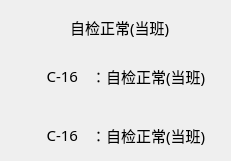
   <widget class="QWidget" name="verticalLayoutWidget_9">
    <property name="geometry">
     <rect>
      <x>1360</x>
      <y>830</y>
      <width>231</width>
      <height>161</height>
     </rect>
    </property>
    <layout class="QVBoxLayout" name="verticalLayout_16">
     <item>
      <layout class="QHBoxLayout" name="horizontalLayout_61">
       <item>
        <spacer name="horizontalSpacer_13">
         <property name="orientation">
          <enum>Qt::Horizontal</enum>
         </property>
         <property name="sizeHint" stdset="0">
          <size>
           <width>40</width>
           <height>20</height>
          </size>
         </property>
        </spacer>
       </item>
       <item>
        <widget class="QLabel" name="label_2101">
         <property name="minimumSize">
          <size>
           <width>33</width>
           <height>33</height>
          </size>
         </property>
         <property name="maximumSize">
          <size>
           <width>33</width>
           <height>33</height>
          </size>
         </property>
         <property name="styleSheet">
          <string notr="true">border-image: url(:/img/false.png);</string>
         </property>
         <property name="text">
          <string/>
         </property>
        </widget>
       </item>
       <item>
        <widget class="QLabel" name="label_1171">
         <property name="minimumSize">
          <size>
           <width>150</width>
           <height>30</height>
          </size>
         </property>
         <property name="maximumSize">
          <size>
           <width>150</width>
           <height>30</height>
          </size>
         </property>
         <property name="font">
          <font>
           <family>宋体</family>
           <pointsize>11</pointsize>
          </font>
         </property>
         <property name="text">
          <string>自检正常(当班)</string>
         </property>
        </widget>
       </item>
      </layout>
     </item>
     <item>
      <spacer name="verticalSpacer_20">
       <property name="orientation">
        <enum>Qt::Vertical</enum>
       </property>
       <property name="sizeHint" stdset="0">
        <size>
         <width>20</width>
         <height>40</height>
        </size>
       </property>
      </spacer>
     </item>
     <item>
      <layout class="QHBoxLayout" name="horizontalLayout_62">
       <item>
        <widget class="QLabel" name="label_1181">
         <property name="minimumSize">
          <size>
           <width>60</width>
           <height>30</height>
          </size>
         </property>
         <property name="maximumSize">
          <size>
           <width>60</width>
           <height>30</height>
          </size>
         </property>
         <property name="font">
          <font>
           <family>宋体</family>
           <pointsize>11</pointsize>
          </font>
         </property>
         <property name="text">
          <string>C-16</string>
         </property>
         <property name="alignment">
          <set>Qt::AlignRight|Qt::AlignTrailing|Qt::AlignVCenter</set>
         </property>
        </widget>
       </item>
       <item>
        <widget class="QLabel" name="label_1191">
         <property name="minimumSize">
          <size>
           <width>120</width>
           <height>30</height>
          </size>
         </property>
         <property name="maximumSize">
          <size>
           <width>120</width>
           <height>30</height>
          </size>
         </property>
         <property name="font">
          <font>
           <family>宋体</family>
           <pointsize>11</pointsize>
          </font>
         </property>
         <property name="text">
          <string>：自检正常(当班)</string>
         </property>
        </widget>
       </item>
      </layout>
     </item>
     <item>
      <spacer name="verticalSpacer_21">
       <property name="orientation">
        <enum>Qt::Vertical</enum>
       </property>
       <property name="sizeHint" stdset="0">
        <size>
         <width>20</width>
         <height>40</height>
        </size>
       </property>
      </spacer>
     </item>
     <item>
      <spacer name="verticalSpacer_22">
       <property name="orientation">
        <enum>Qt::Vertical</enum>
       </property>
       <property name="sizeHint" stdset="0">
        <size>
         <width>20</width>
         <height>40</height>
        </size>
       </property>
      </spacer>
     </item>
     <item>
      <layout class="QHBoxLayout" name="horizontalLayout_63">
       <item>
        <widget class="QLabel" name="label_1201">
         <property name="minimumSize">
          <size>
           <width>60</width>
           <height>30</height>
          </size>
         </property>
         <property name="maximumSize">
          <size>
           <width>60</width>
           <height>30</height>
          </size>
         </property>
         <property name="font">
          <font>
           <family>宋体</family>
           <pointsize>11</pointsize>
          </font>
         </property>
         <property name="text">
          <string>C-16</string>
         </property>
         <property name="alignment">
          <set>Qt::AlignRight|Qt::AlignTrailing|Qt::AlignVCenter</set>
         </property>
        </widget>
       </item>
       <item>
        <widget class="QLabel" name="label_1251">
         <property name="minimumSize">
          <size>
           <width>120</width>
           <height>30</height>
          </size>
         </property>
         <property name="maximumSize">
          <size>
           <width>120</width>
           <height>30</height>
          </size>
         </property>
         <property name="font">
          <font>
           <family>宋体</family>
           <pointsize>11</pointsize>
          </font>
         </property>
         <property name="text">
          <string>：自检正常(当班)</string>
         </property>
        </widget>
       </item>
      </layout>
     </item>
    </layout>
   </widget>
